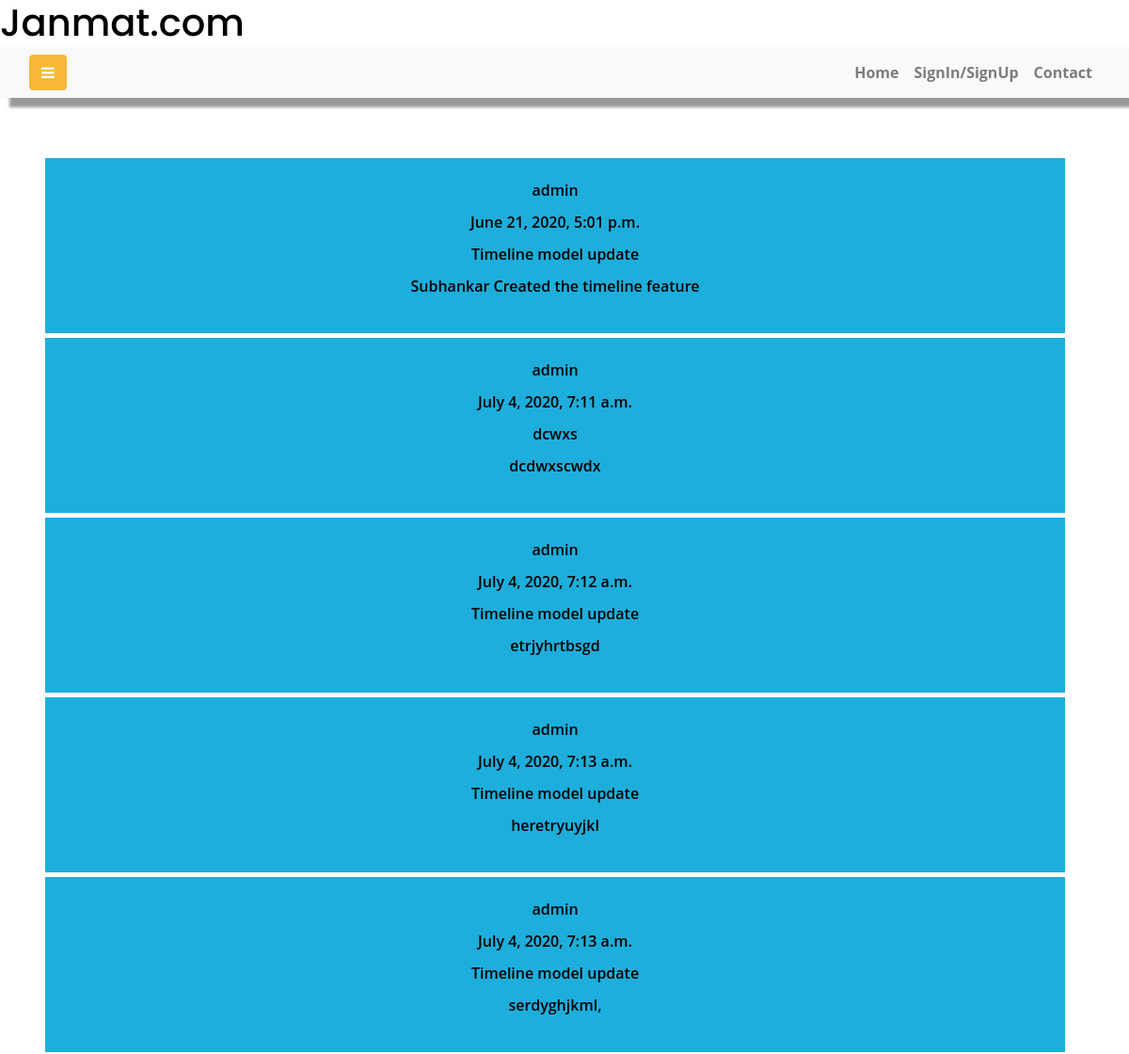
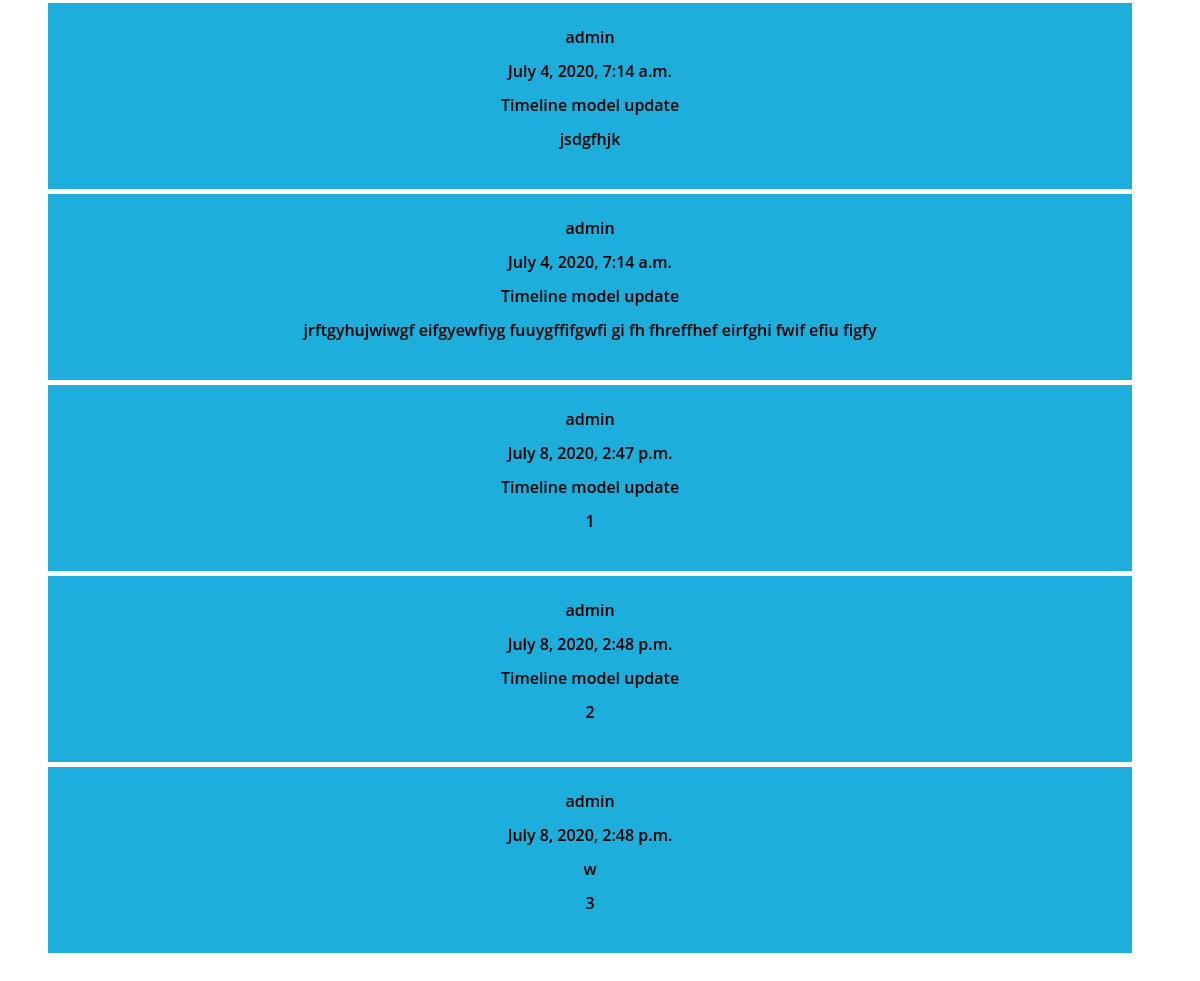
The page / on the database its author committed (2 pictures, top to bottom).
### jmat/models.py (models this page shows, shortened)
class Timeline(models.Model):
    user = models.ForeignKey(User, on_delete=models.CASCADE)
    date_time = models.DateTimeField(auto_now=True )  #This one works exact time of current
    news_header = models.CharField(max_length=500)
    news = models.TextField('Message Field')
    class Meta:
        db_table="Timeline"

### jmat/views.py (the view, shortened to what this page needs)
# urls.py: 2. Add a URL to urlpatterns:  path('', views.home, name='home')
def home(request):
    if request.method == 'GET':  # http://127.0.0.1:8000/
        context = chellenge_list_context(request)
        context.update(user_credential(request))
        return render(request, 'timeline.html', context=context)
    context = chellenge_list_context(request)
    context.update(user_credential(request))
    return render(request, 'timeline.html', context=context)

### jmat/views.py (called while the page is built, shortened)
def user_credential(request):
    return {}

def chellenge_list_context(request):
    timeline = timelineOBJ(request)
    chellenge_list = Chellenge.objects.all()
    context = {
        'timeline': timeline,
        'chellenge_list':   chellenge_list,
    }
    return context

def timelineOBJ(request):
    timeline_obj = Timeline.objects.all()
    page = request.GET.get('page', 1)
    paginator = Paginator(timeline_obj, 10)
    try:
        timeline = paginator.page(page)
    except PageNotAnInteger:
        timeline = paginator.page(1)
    except EmptyPage:
        timeline = paginator.page(paginator.num_pages)
    return timeline

### jmat/templates/timeline.html (shortened to what this page needs)
{% extends 'base.html' %} {% load static %} {% block timeline %}
<div class="infinite-container" style="padding-left: 20px;">
  {% for content in timeline %}
  <div class="infinite-item">
    <p>{{ content.user }}</p>
    <p>{{ content.date_time }}</p>
    <p>{{ content.news_header }}</p>
    <p>{{ content.news }}</p>
  </div>
  {% endfor %}
</div>
 {% endblock %}

### jmat/templates/base.html (style rules this page uses)
.infinite-item, .loading { margin-bottom: 5px; background-color: #1eaedb; color: #fff; text-align: center; padding: 25px 0; }

### rows shown on the page
Timeline: user "admin", date_time "June 21, 2020, 5:01 p.m.", news_header "Timeline model update", news "Subhankar Created the timeline feature"
Timeline: user "admin", date_time "July 4, 2020, 7:11 a.m.", news_header "dcwxs", news "dcdwxscwdx"
Timeline: user "admin", date_time "July 4, 2020, 7:12 a.m.", news_header "Timeline model update", news "etrjyhrtbsgd"
Timeline: user "admin", date_time "July 4, 2020, 7:13 a.m.", news_header "Timeline model update", news "heretryuyjkl"
Timeline: user "admin", date_time "July 4, 2020, 7:13 a.m.", news_header "Timeline model update", news "serdyghjkml,"
Timeline: user "admin", date_time "July 4, 2020, 7:14 a.m.", news_header "Timeline model update", news "jsdgfhjk"
Timeline: user "admin", date_time "July 4, 2020, 7:14 a.m.", news_header "Timeline model update", news "jrftgyhujwiwgf eifgyewfiyg fuuygffifgwfi gi fh fhreffhef eirfghi fwif efiu figfy"
Timeline: user "admin", date_time "July 8, 2020, 2:47 p.m.", news_header "Timeline model update", news "1"
Timeline: user "admin", date_time "July 8, 2020, 2:48 p.m.", news_header "Timeline model update", news "2"
Timeline: user "admin", date_time "July 8, 2020, 2:48 p.m.", news_header "w", news "3"
